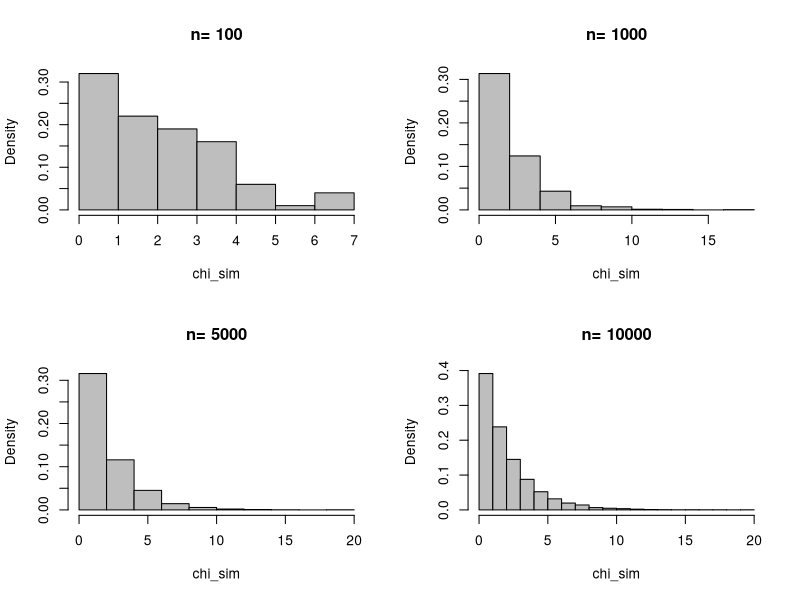
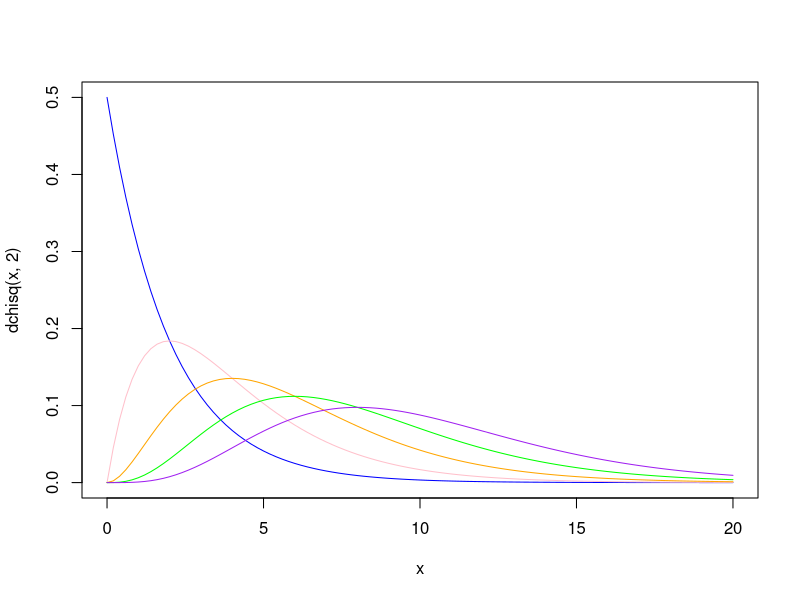
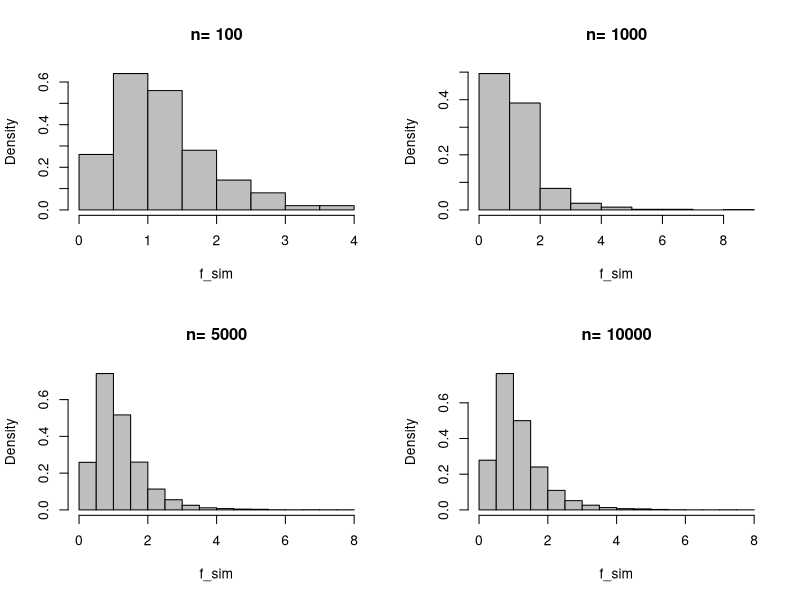
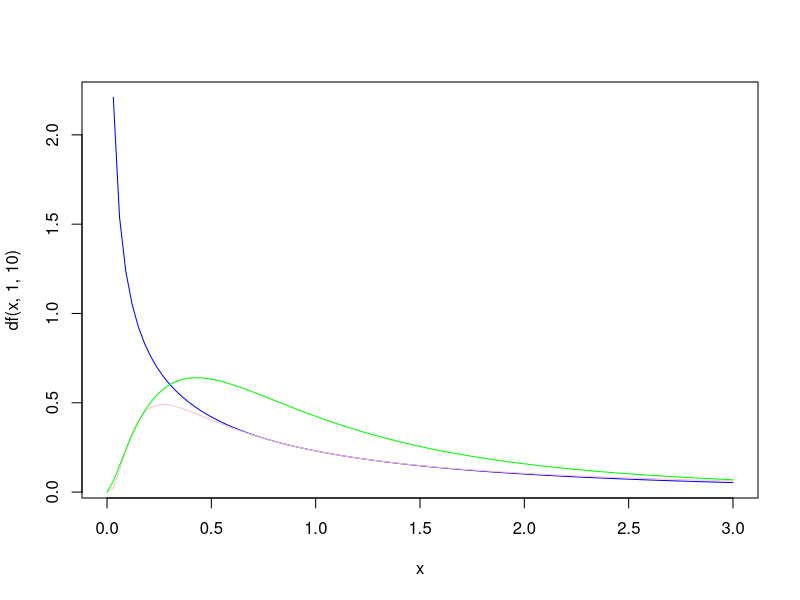
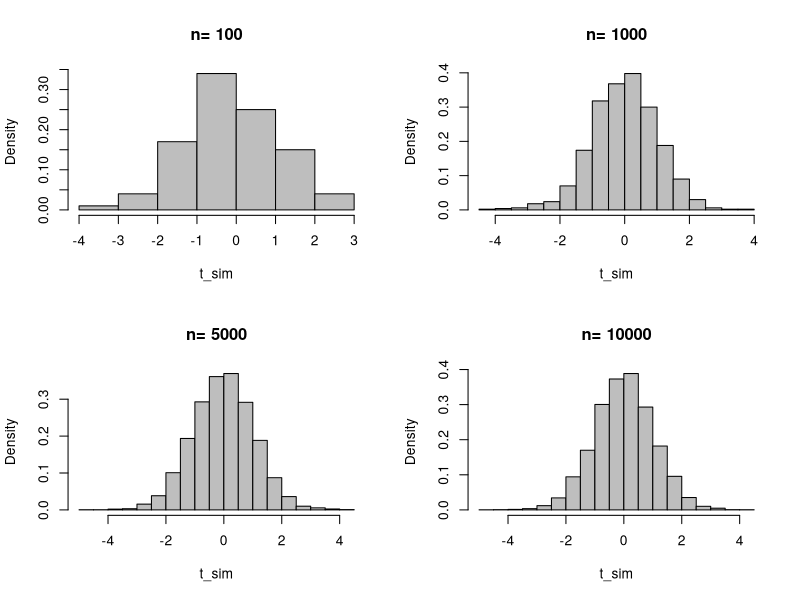
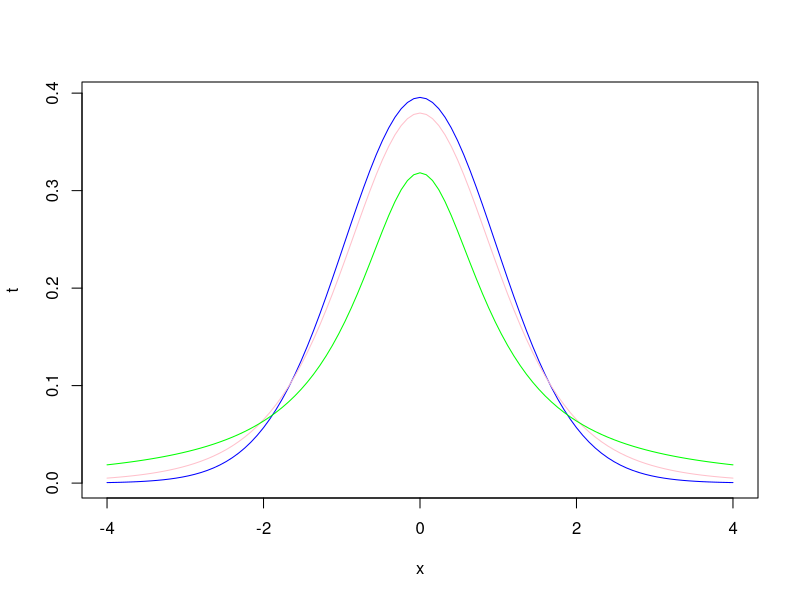
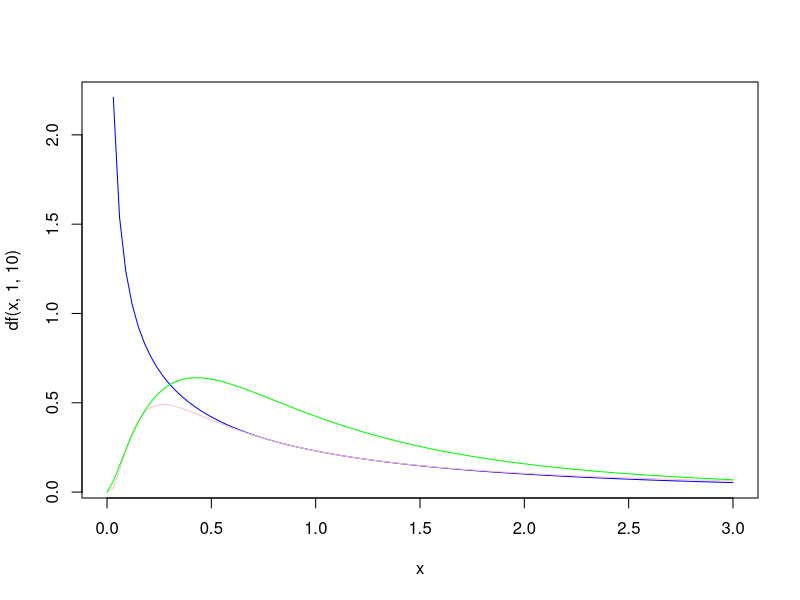

Reproduce these figures in R, in order.
## カイ二乗分布
#乱数シミュレーション
n <- c(100,1000,5000,10000)
df <- 2
par(mfrow=c(2,2))
for (i in n) {
  chi_sim <- rchisq(i,df)
  hist(chi_sim,probability=T,col="gray", main = paste("n=",i))
}
mean(chi_sim)
sd(chi_sim)

mu <- df
var <- 2*df
sd <- sqrt(var)
mu
sd

#自由度の違うグラフ
par(mfrow=c(1,1))
x<-seq(0,20,0.1)
curve(dchisq (x,2),from=0,to=20, col="blue")
curve(dchisq (x,4),add=T, col="pink")
curve(dchisq (x,6),add=T, col="orange")
curve(dchisq (x,8),add=T, col="green")
curve(dchisq (x,10),add=T, col="purple")

## F分布
#乱数シミュレーション
n <- c(100,1000,5000,10000)
df1 <- 10
df2 <- 15

par(mfrow=c(2,2))
for (i in n) {
  f_sim <- rf(i,df1,df2)
  hist(f_sim,probability=T,col="gray", main = paste("n=",i))
}
mean(f_sim)
sd(f_sim)

mu <- df2/(df2-2)
var <- 2*df2^2*(df1+df2-2)/(df1*(df2-2)^(2)*(df2-4))
sd <- sqrt(var)
mu
sd

#自由度の違うグラフ
par(mfrow=c(1,1))
x<-seq(0,3,0.1)
curve(df(x,1,10),from=0,to=3,col="blue")
curve(df(x,10,1),add=T, col="pink")
curve(df(x,5,5),add=T, col="green")

## t分布
#乱数シミュレーション
n <- c(100,1000,5000,10000)
df <- 30

par(mfrow=c(2,2))
for (i in n) {
  t_sim <- rt(i,df)
  hist(t_sim,probability=T,col="gray", main = paste("n=",i))
}
mean(t_sim)
sd(t_sim)

mu <- 0
var <- df /(df-2)
sd <- sqrt(var)
mu
sd

#自由度の違うグラフ
par(mfrow=c(1,1))
curve(dt(x,30),from=-4,to=4, col="blue", ylab = "t")
curve(dt(x,5),add=T, col="pink")
curve(dt(x,1),add=T, col="green")


x<-seq(0,3,0.1)
curve(df(x,1,10),from=0,to=3,col="blue")
curve(df(x,10,1),add=T, col="pink")
curve(df(x,5,5),add=T, col="green")